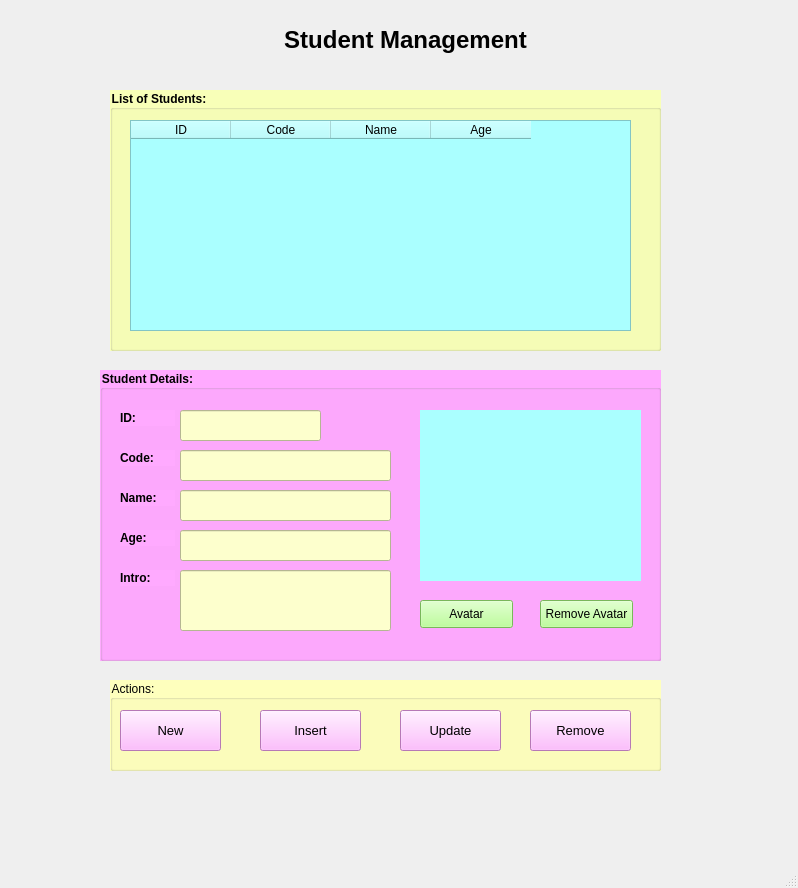
<?xml version="1.0" encoding="UTF-8"?>
<ui version="4.0">
 <class>MainWindow</class>
 <widget class="QMainWindow" name="MainWindow">
  <property name="geometry">
   <rect>
    <x>0</x>
    <y>0</y>
    <width>798</width>
    <height>888</height>
   </rect>
  </property>
  <property name="windowTitle">
   <string>MainWindow</string>
  </property>
  <widget class="QWidget" name="centralwidget">
   <widget class="QLabel" name="label">
    <property name="geometry">
     <rect>
      <x>100</x>
      <y>10</y>
      <width>611</width>
      <height>61</height>
     </rect>
    </property>
    <property name="text">
     <string>&lt;html&gt;&lt;head/&gt;&lt;body&gt;&lt;p align=&quot;center&quot;&gt;&lt;span style=&quot; font-size:18pt; font-weight:600;&quot;&gt;Student Management&lt;/span&gt;&lt;/p&gt;&lt;/body&gt;&lt;/html&gt;</string>
    </property>
   </widget>
   <widget class="QGroupBox" name="groupBox">
    <property name="geometry">
     <rect>
      <x>110</x>
      <y>90</y>
      <width>551</width>
      <height>261</height>
     </rect>
    </property>
    <property name="font">
     <font>
      <weight>75</weight>
      <bold>true</bold>
     </font>
    </property>
    <property name="styleSheet">
     <string notr="true">background-color: rgb(248, 255, 184);</string>
    </property>
    <property name="title">
     <string>List of Students:</string>
    </property>
    <widget class="QTableWidget" name="tableWidgetStudent">
     <property name="geometry">
      <rect>
       <x>20</x>
       <y>30</y>
       <width>501</width>
       <height>211</height>
      </rect>
     </property>
     <property name="styleSheet">
      <string notr="true">background-color: rgb(170, 255, 255);</string>
     </property>
     <column>
      <property name="text">
       <string>ID</string>
      </property>
     </column>
     <column>
      <property name="text">
       <string>Code</string>
      </property>
     </column>
     <column>
      <property name="text">
       <string>Name</string>
      </property>
     </column>
     <column>
      <property name="text">
       <string>Age</string>
      </property>
     </column>
    </widget>
   </widget>
   <widget class="QGroupBox" name="groupBox_2">
    <property name="geometry">
     <rect>
      <x>100</x>
      <y>370</y>
      <width>561</width>
      <height>291</height>
     </rect>
    </property>
    <property name="font">
     <font>
      <weight>75</weight>
      <bold>true</bold>
     </font>
    </property>
    <property name="styleSheet">
     <string notr="true">background-color: rgb(255, 170, 255);</string>
    </property>
    <property name="title">
     <string>Student Details:</string>
    </property>
    <widget class="QLabel" name="label_2">
     <property name="geometry">
      <rect>
       <x>20</x>
       <y>40</y>
       <width>55</width>
       <height>16</height>
      </rect>
     </property>
     <property name="font">
      <font>
       <weight>75</weight>
       <bold>true</bold>
      </font>
     </property>
     <property name="text">
      <string>ID:</string>
     </property>
    </widget>
    <widget class="QLabel" name="label_3">
     <property name="geometry">
      <rect>
       <x>20</x>
       <y>80</y>
       <width>55</width>
       <height>16</height>
      </rect>
     </property>
     <property name="font">
      <font>
       <weight>75</weight>
       <bold>true</bold>
      </font>
     </property>
     <property name="text">
      <string>Code:</string>
     </property>
    </widget>
    <widget class="QLabel" name="label_4">
     <property name="geometry">
      <rect>
       <x>20</x>
       <y>120</y>
       <width>55</width>
       <height>16</height>
      </rect>
     </property>
     <property name="font">
      <font>
       <weight>75</weight>
       <bold>true</bold>
      </font>
     </property>
     <property name="text">
      <string>Name:</string>
     </property>
    </widget>
    <widget class="QLabel" name="label_5">
     <property name="geometry">
      <rect>
       <x>20</x>
       <y>160</y>
       <width>55</width>
       <height>16</height>
      </rect>
     </property>
     <property name="font">
      <font>
       <weight>75</weight>
       <bold>true</bold>
      </font>
     </property>
     <property name="text">
      <string>Age:</string>
     </property>
    </widget>
    <widget class="QLabel" name="label_6">
     <property name="geometry">
      <rect>
       <x>20</x>
       <y>200</y>
       <width>55</width>
       <height>16</height>
      </rect>
     </property>
     <property name="font">
      <font>
       <weight>75</weight>
       <bold>true</bold>
      </font>
     </property>
     <property name="text">
      <string>Intro:</string>
     </property>
    </widget>
    <widget class="QLineEdit" name="lineEditId">
     <property name="geometry">
      <rect>
       <x>80</x>
       <y>40</y>
       <width>141</width>
       <height>31</height>
      </rect>
     </property>
     <property name="styleSheet">
      <string notr="true">background-color: rgb(253, 255, 205);</string>
     </property>
    </widget>
    <widget class="QLineEdit" name="lineEditCode">
     <property name="geometry">
      <rect>
       <x>80</x>
       <y>80</y>
       <width>211</width>
       <height>31</height>
      </rect>
     </property>
     <property name="styleSheet">
      <string notr="true">background-color: rgb(253, 255, 205);</string>
     </property>
    </widget>
    <widget class="QLineEdit" name="lineEditName">
     <property name="geometry">
      <rect>
       <x>80</x>
       <y>120</y>
       <width>211</width>
       <height>31</height>
      </rect>
     </property>
     <property name="styleSheet">
      <string notr="true">background-color: rgb(253, 255, 205);</string>
     </property>
    </widget>
    <widget class="QLineEdit" name="lineEditAge">
     <property name="geometry">
      <rect>
       <x>80</x>
       <y>160</y>
       <width>211</width>
       <height>31</height>
      </rect>
     </property>
     <property name="styleSheet">
      <string notr="true">background-color: rgb(253, 255, 205);</string>
     </property>
    </widget>
    <widget class="QLineEdit" name="lineEditIntro">
     <property name="geometry">
      <rect>
       <x>80</x>
       <y>200</y>
       <width>211</width>
       <height>61</height>
      </rect>
     </property>
     <property name="styleSheet">
      <string notr="true">background-color: rgb(253, 255, 205);</string>
     </property>
    </widget>
    <widget class="QPushButton" name="pushButtonAvatar">
     <property name="geometry">
      <rect>
       <x>320</x>
       <y>230</y>
       <width>93</width>
       <height>28</height>
      </rect>
     </property>
     <property name="styleSheet">
      <string notr="true">background-color: rgb(170, 255, 127);</string>
     </property>
     <property name="text">
      <string>Avatar</string>
     </property>
    </widget>
    <widget class="QPushButton" name="pushButtonRemoveAvatar">
     <property name="geometry">
      <rect>
       <x>440</x>
       <y>230</y>
       <width>93</width>
       <height>28</height>
      </rect>
     </property>
     <property name="styleSheet">
      <string notr="true">background-color: rgb(170, 255, 127);</string>
     </property>
     <property name="text">
      <string>Remove Avatar</string>
     </property>
    </widget>
    <widget class="QLabel" name="labelAvatar">
     <property name="geometry">
      <rect>
       <x>320</x>
       <y>40</y>
       <width>221</width>
       <height>171</height>
      </rect>
     </property>
     <property name="styleSheet">
      <string notr="true">background-color: rgb(170, 255, 255);</string>
     </property>
     <property name="text">
      <string/>
     </property>
     <property name="pixmap">
      <pixmap>../images/ic_no_avatar.png</pixmap>
     </property>
     <property name="scaledContents">
      <bool>true</bool>
     </property>
    </widget>
   </widget>
   <widget class="QGroupBox" name="groupBox_3">
    <property name="geometry">
     <rect>
      <x>110</x>
      <y>680</y>
      <width>551</width>
      <height>91</height>
     </rect>
    </property>
    <property name="styleSheet">
     <string notr="true">background-color: rgb(254, 255, 189);</string>
    </property>
    <property name="title">
     <string>Actions:</string>
    </property>
    <widget class="QPushButton" name="pushButtonNew">
     <property name="geometry">
      <rect>
       <x>10</x>
       <y>30</y>
       <width>101</width>
       <height>41</height>
      </rect>
     </property>
     <property name="font">
      <font>
       <pointsize>10</pointsize>
      </font>
     </property>
     <property name="styleSheet">
      <string notr="true">background-color: rgb(255, 170, 255);</string>
     </property>
     <property name="text">
      <string>New</string>
     </property>
     <property name="icon">
      <iconset>
       <normaloff>../images/ic_new.png</normaloff>../images/ic_new.png</iconset>
     </property>
    </widget>
    <widget class="QPushButton" name="pushButtonInsert">
     <property name="geometry">
      <rect>
       <x>150</x>
       <y>30</y>
       <width>101</width>
       <height>41</height>
      </rect>
     </property>
     <property name="font">
      <font>
       <pointsize>10</pointsize>
      </font>
     </property>
     <property name="styleSheet">
      <string notr="true">background-color: rgb(255, 170, 255);</string>
     </property>
     <property name="text">
      <string>Insert</string>
     </property>
     <property name="icon">
      <iconset>
       <normaloff>../images/ic_save.png</normaloff>../images/ic_save.png</iconset>
     </property>
    </widget>
    <widget class="QPushButton" name="pushButtonUpdate">
     <property name="geometry">
      <rect>
       <x>290</x>
       <y>30</y>
       <width>101</width>
       <height>41</height>
      </rect>
     </property>
     <property name="font">
      <font>
       <pointsize>10</pointsize>
      </font>
     </property>
     <property name="styleSheet">
      <string notr="true">background-color: rgb(255, 170, 255);</string>
     </property>
     <property name="text">
      <string>Update</string>
     </property>
     <property name="icon">
      <iconset>
       <normaloff>../images/ic_update.png</normaloff>../images/ic_update.png</iconset>
     </property>
    </widget>
    <widget class="QPushButton" name="pushButtonRemove">
     <property name="geometry">
      <rect>
       <x>420</x>
       <y>30</y>
       <width>101</width>
       <height>41</height>
      </rect>
     </property>
     <property name="font">
      <font>
       <pointsize>10</pointsize>
      </font>
     </property>
     <property name="styleSheet">
      <string notr="true">background-color: rgb(255, 170, 255);</string>
     </property>
     <property name="text">
      <string>Remove</string>
     </property>
     <property name="icon">
      <iconset>
       <normaloff>../images/ic_delete.png</normaloff>../images/ic_delete.png</iconset>
     </property>
    </widget>
   </widget>
   <zorder>label</zorder>
   <zorder>groupBox_2</zorder>
   <zorder>groupBox_3</zorder>
   <zorder>groupBox</zorder>
  </widget>
  <widget class="QMenuBar" name="menubar">
   <property name="geometry">
    <rect>
     <x>0</x>
     <y>0</y>
     <width>798</width>
     <height>26</height>
    </rect>
   </property>
  </widget>
  <widget class="QStatusBar" name="statusbar"/>
 </widget>
 <resources/>
 <connections/>
</ui>
